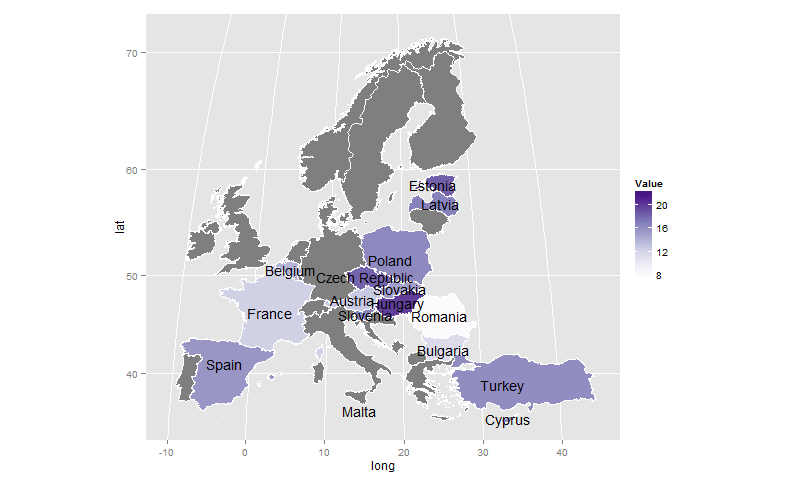

The R source for this figure:
# Load the libraries

library(maptools)
library(ggplot2)
library(RColorBrewer)
library(ggmap)
library(plyr)
library(extrafont)
loadfonts()

# Read the shapefile from Eurostat

EuropeMap <- readShapePoly("NUTS_2010_10M_SH/data/NUTS_RG_10M_2010")

# If you want to subset the map there is an example commented below
# EuroMapES <- subset(EuropeMap, grepl("ES", EuropeMap@data$NUTS_ID))

# Convert the file to a dataframe

EuropeMapDataFrame <- fortify (EuropeMap)

# Add the column id to the EuropeMapDataFrame@data section

EuropeMap@data$id <- rownames(EuropeMap@data)
EuropeMapDataFrame <- merge(EuropeMapDataFrame, EuropeMap@data, by="id")

# I recomment having the id as a factor

EuropeMapDataFrame$id <- as.factor(EuropeMapDataFrame$id)

# Load the data and merge with the dataframe. In this example case, I am using as a link
# the table I created with the contry and its NUTS code, you can find it in the repo

Bmi <- read.csv("hlth_ehis_de2_1_Data.csv")
LinkTable <- read.csv("NUTeqcount.csv")
LinkTableData <- merge(Bmi, LinkTable, by.x="GEO", by.y="Country")

# The number of rows increases substantially. This is due to the multiple categories in
# the data. We need to choose only the catgeory we want to plot.

LinkTableData <- subset(LinkTableData, BMI=="Obese" & SEX=="Total" & AGE=="Total")

# We must join completely (all.x=T) as the data we are plotting is incomplete.

LinkTableData <- merge(EuropeMapDataFrame, LinkableData, 
                      by.x="NUTS_ID", by.y="Scountry", all.x=T)

# We only want to plot the country borders

LinkTableData <- subset(LinkableData, STAT_LEVL_=="0")

# If you want a zoomed map of Europe
# SmallMapDataFrame <- subset(EuropeMapDataFrame, 
# EuropeMapDataFrame$lat > 30 & 
# EuropeMapDataFrame$long > -10 & EuropeMapDataFrame$long < 50)

# Convert the data into numberic

LinkableData$Value <- as.character(LinkableData$Value)
LinkableData$Value <- as.numeric(LinkableData$Value)

# Always order or polygons will look weird

LinkableData <- LinkableData[order(LinkableData$order),]
# 
# Creating and centering labels
CountryLabel <- ddply(LinkableData,"GEO", summarise, long = mean(long), lat = mean(lat))
CountryLabel <- na.omit(CountryLabel)

# Plot

ggplot(LinkableData) + geom_polygon(aes(x=long, y=lat, group=group, fill=Value)) 
+ geom_path(aes(x=long, y=lat, group=group), color="white") 
+  coord_map("gilbert") 
+ scale_fill_gradientn(colours=brewer.pal(9,"Purples"))
+ geom_text(aes(x=long, y=lat, label=GEO), data=CountryLabel, col="black", cex=2)
